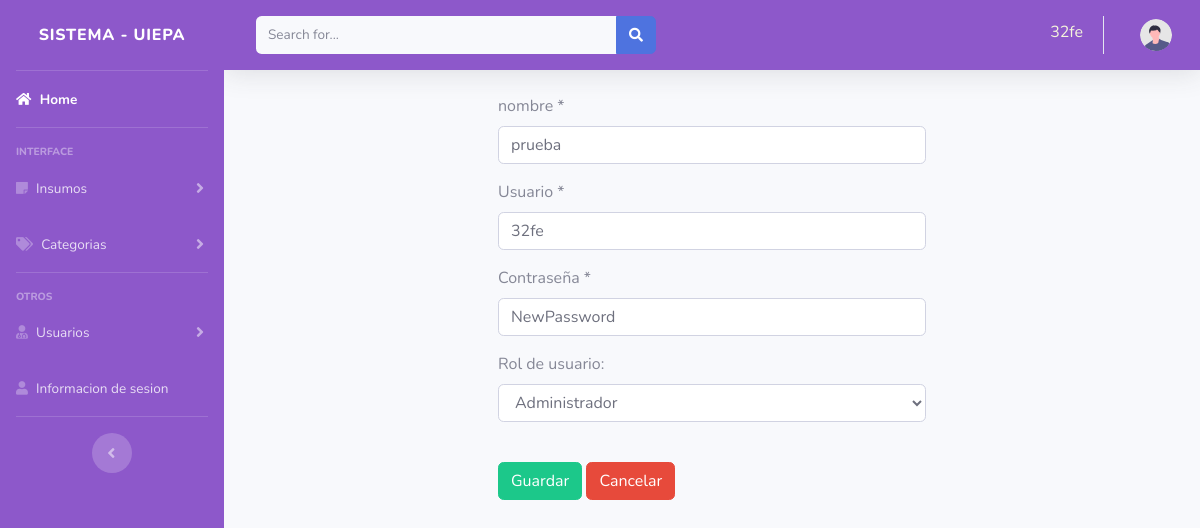
/views/editUser.php?accion=edit_users&id=17 (signed in), run on the app's committed database.
### tables this page shows
CREATE TABLE `usuarios` (
  `id` int(11) NOT NULL,
  `nombre` varchar(150) NOT NULL,
  `username` varchar(100) NOT NULL,
  `password` varchar(100) NOT NULL,
  `fecha` timestamp NOT NULL DEFAULT current_timestamp() ON UPDATE current_timestamp(),
  `rol_id` int(11) NOT NULL
);

### views/editUser.php (the view, shortened to what this page needs)
<?php
if (isset($_GET['accion'])){
    switch ($_GET['accion']){
        case 'edit_users';
        edit_user();
        break;
    }
}
function edit_user()
{
    require_once("../includes/db.php");
    extract($_GET);
    $consulta = "SELECT * FROM usuarios WHERE id = $id";
    $resultado=mysqli_query($conexion, $consulta);
    $usuarios = mysqli_fetch_assoc($resultado);
    include "../includes/header.php";
?>
<!DOCTYPE html>
<html lang="es-MX">
<head>
    <link rel="stylesheet" href="../package/dist/sweetalert2.css">
</head>
<form  action="../includes/functions.php" method="POST">
<div class="container">
    <div id="login-row" class="row justify-content-center align-items-center">
        <div id="login-column" class="col-md-6">
            <div id="login-box" class="col-md-12">
                            <div class="form-group">
                            <label for="nombre" class="form-label">nombre *</label>
                            <input type="text"  id="nombre" name="nombre" class="form-control" value="<?php echo $usuarios ['nombre']; ?>" required>
                            </div>
                            <div class="form-group">
                            <label for="nombre" class="form-label">Usuario *</label>
                            <input type="text"  id="username" name="username" class="form-control" value="<?php echo $usuarios ['username']; ?>" required>
                            </div>
                            <div class="form-group">
                            <label for="nombre" class="form-label">Contraseña *</label>
                            <input type="text"  id="Password" name="Password" class="form-control" value="NewPassword"required>
                            </div>
                            <div class="form-group">
                                  <label for="rol" class="form-label">Rol de usuario:</label>
                                  <select name="rol" id="rol" class="form-control" required>
                                  <option <?php echo $usuarios ['rol_id']==='1' ? "selected='selected' ": "" ?> value="1">Administrador</option>
                               </select>
							</div>
                      <br>
                                <div class="mb-3">
                               <input type="submit" value="Guardar" id="register" class="btn btn-success">
                               <a href="../views/usuarios.php" class="btn btn-danger">Cancelar</a>
                            </div><?php }?>
                            </div>
                            </div>
                        </form>
</body>
</html>

### data on the page
usuarios: nombre "prueba", username "32fe", rol "Administrador"

### other printed values
$_SESSION['user'] "32fe"
